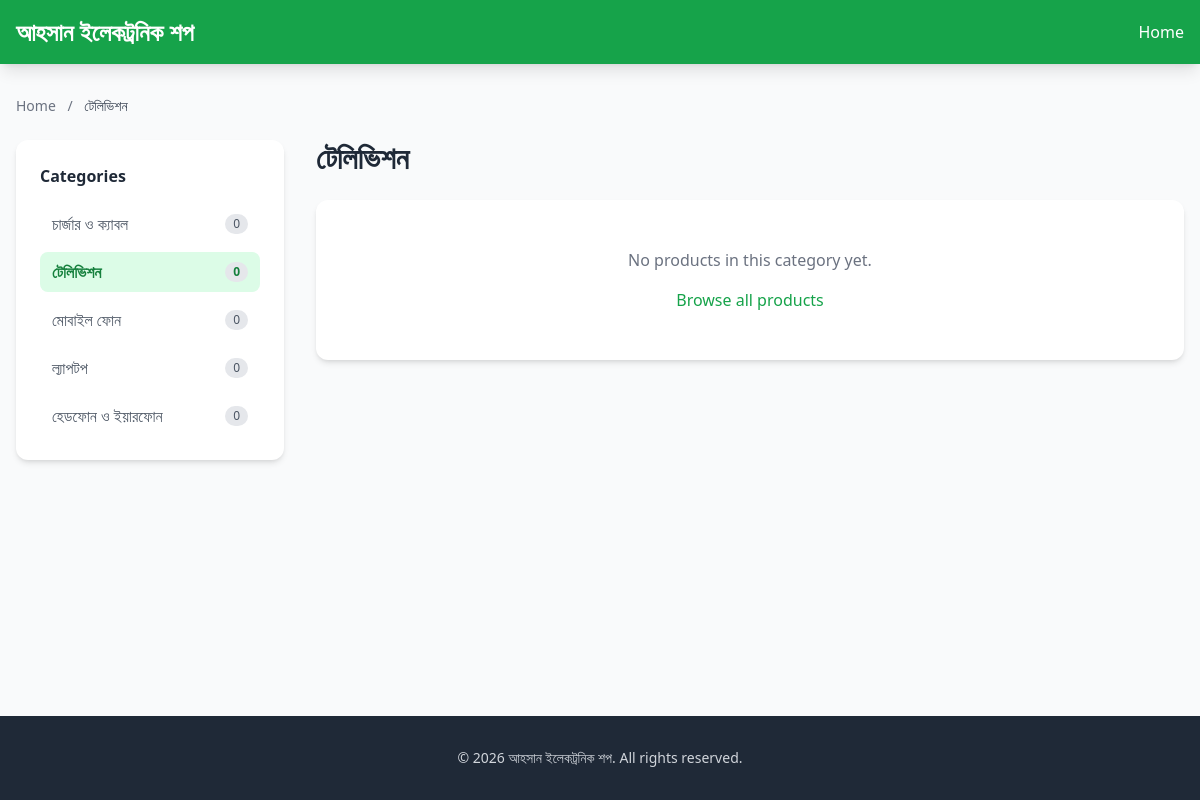
Screenshot of /category.php?id=3 with the database file from the repository.
### tables this page shows
CREATE TABLE IF NOT EXISTS `categories` (
  `id` INT AUTO_INCREMENT PRIMARY KEY,
  `name` VARCHAR(255) NOT NULL,
  `created_at` TIMESTAMP DEFAULT CURRENT_TIMESTAMP,
  `updated_at` TIMESTAMP DEFAULT CURRENT_TIMESTAMP ON UPDATE CURRENT_TIMESTAMP
);

### db.php (called while the page is built, shortened)
<?php
function getSettings($conn) {
    $settings = [];
    $result = $conn->query("SELECT setting_key, setting_value FROM settings");
    if ($result) {
        while ($row = $result->fetch_assoc()) {
            $settings[$row['setting_key']] = $row['setting_value'];
        }
    }
    return $settings;
}
?>

### category.php (the view, shortened to what this page needs)
<?php
require_once 'db.php';
$settings = getSettings($conn);
$site_title = $settings['site_title'] ?? 'Ahsan Electronic Shop';
$whatsapp = $settings['whatsapp_number'] ?? '';
$category_id = isset($_GET['id']) ? (int)$_GET['id'] : 0;
$cat_stmt = $conn->prepare("SELECT * FROM categories WHERE id = ?");
$cat_stmt->bind_param("i", $category_id);
$cat_stmt->execute();
$cat_result = $cat_stmt->get_result();
$current_category = $cat_result->fetch_assoc();
$prod_stmt = $conn->prepare("SELECT * FROM products WHERE category_id = ? ORDER BY created_at DESC");
$prod_stmt->bind_param("i", $category_id);
$prod_stmt->execute();
$products = $prod_stmt->get_result();
$all_categories = $conn->query("SELECT c.*, (SELECT COUNT(*) FROM products WHERE category_id = c.id) as product_count FROM categories c ORDER BY c.name ASC");
?>
<!DOCTYPE html>
<html lang="en">
<head>
    <script src="https://cdn.tailwindcss.com"></script>
</head>
<body class="bg-gray-50 min-h-screen flex flex-col">
    <header class="bg-green-600 text-white shadow-lg sticky top-0 z-50">
        <div class="max-w-7xl mx-auto px-4 py-4">
            <div class="flex justify-between items-center">
                <div class="flex items-center space-x-3">
                    <a href="index.php" class="text-xl md:text-2xl font-bold"><?php echo htmlspecialchars($site_title); ?></a>
                </div>
                <div class="flex items-center space-x-4">
                    <a href="index.php" class="hidden md:inline hover:text-green-200 transition">Home</a>
                </div>
            </div>
        </div>
    </header>
    <main class="flex-1 py-8">
        <div class="max-w-7xl mx-auto px-4">
            <nav class="text-sm text-gray-500 mb-6">
                <a href="index.php" class="hover:text-green-600">Home</a>
                <span class="mx-2">/</span>
                <span class="text-gray-700"><?php echo htmlspecialchars($current_category['name']); ?></span>
            </nav>
            <div class="grid grid-cols-1 md:grid-cols-4 gap-8">
                <aside class="hidden md:block">
                    <div class="bg-white rounded-xl shadow-md p-6 sticky top-24">
                        <h3 class="font-bold text-gray-800 mb-4">Categories</h3>
                        <ul class="space-y-2">
                            <?php while ($sc = $all_categories->fetch_assoc()): ?>
                                <li>
                                    <a href="category.php?id=<?php echo (int)$sc['id']; ?>"
                                       class="flex items-center justify-between py-2 px-3 rounded-lg transition <?php echo ($sc['id'] == $category_id) ? 'bg-green-100 text-green-700 font-semibold' : 'hover:bg-gray-100 text-gray-600'; ?>">
                                        <span class="flex items-center">
                                            <?php echo htmlspecialchars($sc['name']); ?>
                                        </span>
                                        <span class="text-xs bg-gray-200 px-2 py-0.5 rounded-full"><?php echo (int)$sc['product_count']; ?></span>
                                    </a>
                                </li>
                            <?php endwhile; ?>
                        </ul>
                    </div>
                </aside>
                <div class="md:col-span-3">
                    <div class="flex items-center mb-6">
                        <h1 class="text-2xl md:text-3xl font-bold text-gray-800"><?php echo htmlspecialchars($current_category['name']); ?></h1>
                    </div>
                    <?php if ($products && $products->num_rows > 0): ?>
                        <div class="grid grid-cols-2 sm:grid-cols-3 gap-6">
                            <?php while ($product = $products->fetch_assoc()):
                                $wa_msg = urlencode("Hi! I'm interested in: " . $product['name'] . " (Price: " . number_format($product['price'], 0) . " BDT)");
                            ?>
                                <div class="bg-white rounded-xl shadow-md overflow-hidden hover:shadow-xl transition">
                                    <a href="product.php?id=<?php echo (int)$product['id']; ?>">
                                        <div class="aspect-square bg-gray-200 overflow-hidden">
                                            <?php if (!empty($product['image']) && file_exists('uploads/' . $product['image'])): ?>
                                                <img src="uploads/<?php echo htmlspecialchars($product['image']); ?>" alt="" class="w-full h-full object-cover hover:scale-110 transition duration-300">
                                            <?php else: ?>
                                                <div class="w-full h-full flex items-center justify-center text-gray-400 text-sm">No Image</div>
                                            <?php endif; ?>
                                        </div>
                                    </a>
                                    <div class="p-4">
                                        <a href="product.php?id=<?php echo (int)$product['id']; ?>">
                                            <h3 class="font-semibold text-gray-800 text-sm line-clamp-2 mb-2 hover:text-green-600 transition"><?php echo htmlspecialchars($product['name']); ?></h3>
                                        </a>
                                        <p class="text-green-600 font-bold mb-3">&#x09F3; <?php echo number_format($product['price'], 0); ?></p>
                                        <?php if (!empty($whatsapp)): ?>
                                            <a href="https://wa.me/<?php echo preg_replace('/[^0-9]/', '', $whatsapp); ?>?text=<?php echo $wa_msg; ?>" target="_blank"
                                               class="block w-full bg-green-600 text-white py-2 rounded-lg text-center text-sm hover:bg-green-700 transition">
                                                WhatsApp Order
                                            </a>
                                        <?php endif; ?>
                                    </div>
                                </div>
                            <?php endwhile; ?>
                        </div>
                    <?php else: ?>
                        <div class="bg-white rounded-xl shadow-md p-12 text-center">
                            <p class="text-gray-500">No products in this category yet.</p>
                            <a href="index.php" class="text-green-600 hover:underline mt-4 inline-block">Browse all products</a>
                        </div>
                    <?php endif; ?>
                </div>
            </div>
        </div>
    </main>
    <footer class="bg-gray-800 text-gray-300 py-8 mt-12">
        <div class="max-w-7xl mx-auto px-4 text-center">
            <p class="text-sm">&copy; <?php echo date('Y'); ?> <?php echo htmlspecialchars($site_title); ?>. All rights reserved.</p>
        </div>
    </footer>
</body>
</html>

### rows the page displays
categories: name "টেলিভিশন", product_count "0"
categories: name "চার্জার ও ক্যাবল", product_count "0"
categories: name "মোবাইল ফোন", product_count "0"
categories: name "ল্যাপটপ", product_count "0"
categories: name "হেডফোন ও ইয়ারফোন", product_count "0"

### other values shown
$site_title "আহসান ইলেকট্রনিক শপ"
